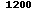

The script that saved this image:
from PIL import Image
import numpy as np

# 1 = foreground (visible), 0 = transparent
pixels=[
    [0,0,0,0,0,0,0,0,0,0,0,0,0,0,0,0,0,0,0,0,0,0,0,0,0,0,0,0,0,0,0,0,0],
    [0,0,0,0,0,0,0,0,1,1,0,0,0,0,1,1,1,1,0,0,0,1,1,1,0,0,0,1,1,1,0,0,0],
    [0,0,0,0,0,0,1,1,1,1,0,0,0,1,1,0,0,1,1,0,1,1,0,1,1,0,1,1,0,1,1,0,0],
    [0,0,0,0,0,0,0,0,1,1,0,0,0,0,0,0,0,1,1,0,1,1,0,1,1,0,1,1,0,1,1,0,0],
    [0,0,0,0,0,0,0,0,1,1,0,0,0,0,0,0,1,1,0,0,1,1,0,1,1,0,1,1,0,1,1,0,0],
    [0,0,0,0,0,0,0,0,1,1,0,0,0,0,0,1,1,0,0,0,1,1,0,1,1,0,1,1,0,1,1,0,0],
    [0,0,0,0,0,0,0,0,1,1,0,0,0,0,1,1,0,0,0,0,1,1,0,1,1,0,1,1,0,1,1,0,0],
    [0,0,0,0,0,0,1,1,1,1,1,1,0,1,1,1,1,1,1,0,0,1,1,1,0,0,0,1,1,1,0,0,0],
    [0,0,0,0,0,0,0,0,0,0,0,0,0,0,0,0,0,0,0,0,0,0,0,0,0,0,0,0,0,0,0,0,0]
]

# Convert to a numpy array (0=transparent, 1=visible)
array = np.array(pixels, dtype=np.uint8) * 255  # 255 = visible (white), 0 = transparent

# Create an RGBA image (4 channels: Red, Green, Blue, Alpha)
img = Image.fromarray(array).convert("L")  # First convert to grayscale
img_rgba = img.convert("RGBA")  # Then add an alpha (transparency) channel

# Set transparency: where pixel=0, make alpha=0 (fully transparent)
data = img_rgba.getdata()
new_data = []
for pixel in data:
    if pixel[0] == 0:  # If grayscale value is 0 (black), make transparent
        new_data.append((0, 0, 0, 0))
    else:  # Otherwise, make it black (or any color you like)
        new_data.append((0, 0, 0, 255))  # (R, G, B, A)

img_rgba.putdata(new_data)
img_rgba.save("1200.png")
